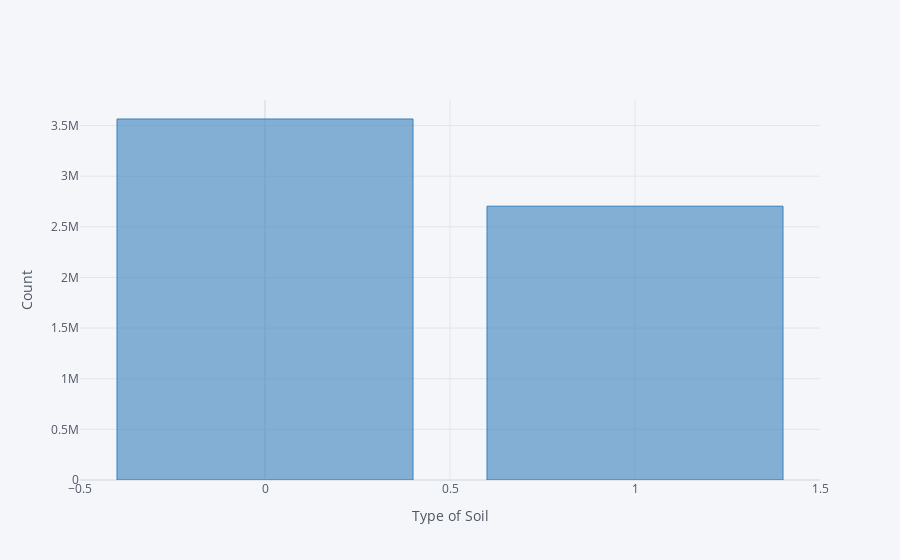

Notebook code for this chart:
### Code cell
# Soil type which require more pestiside

train_d.groupby('Soil_Type')['Estimated_Insects_Count'].sum().iplot(kind='bar',xTitle='Type of Soil',yTitle='Count',color=['blue'])

### Figure 1 — Plotly figure (JSON) as saved in the notebook; plotly's stock layout.template omitted (floating-point values rounded to 4 significant figures)
{"data": [{"marker": {"color": "rgba(55, 128, 191, 0.6)", "line": {"color": "rgba(55, 128, 191, 1.0)", "width": 1}}, "name": "Estimated_Insects_Count", "orientation": "v", "text": "", "type": "bar", "x": [0, 1], "y": [3564684, 2703755]}], "layout": {"legend": {"bgcolor": "#F5F6F9", "font": {"color": "#4D5663"}}, "paper_bgcolor": "#F5F6F9", "plot_bgcolor": "#F5F6F9", "title": {"font": {"color": "#4D5663"}}, "xaxis": {"gridcolor": "#E1E5ED", "showgrid": true, "tickfont": {"color": "#4D5663"}, "title": {"font": {"color": "#4D5663"}, "text": "Type of Soil"}, "zerolinecolor": "#E1E5ED"}, "yaxis": {"gridcolor": "#E1E5ED", "showgrid": true, "tickfont": {"color": "#4D5663"}, "title": {"font": {"color": "#4D5663"}, "text": "Count"}, "zerolinecolor": "#E1E5ED"}}}
